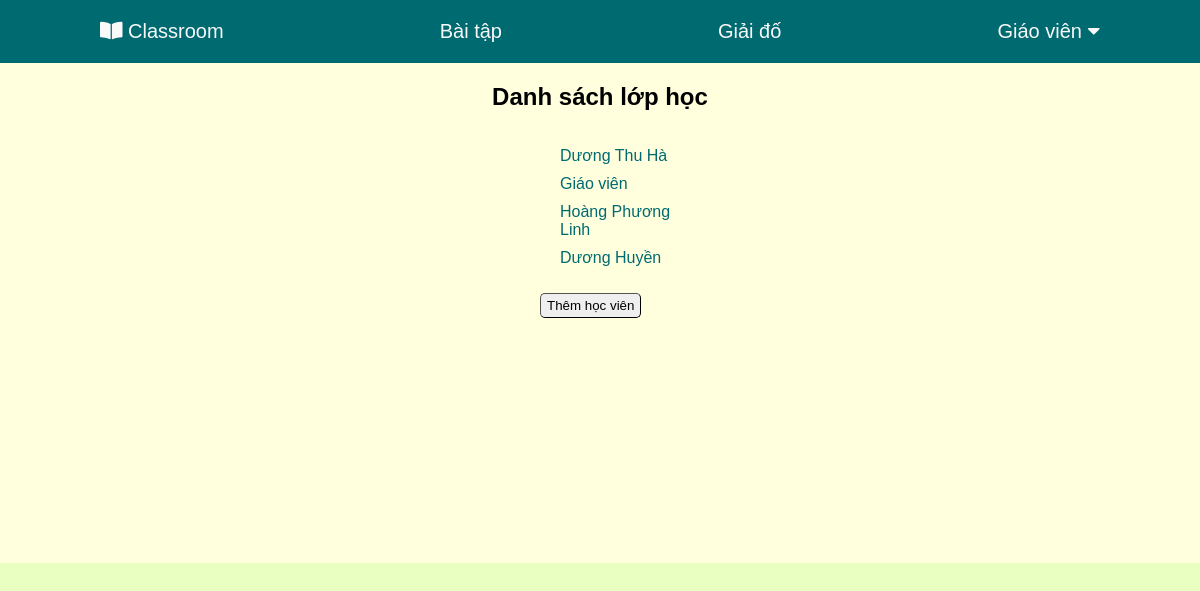
The page /info.php (signed in) on the database its author committed.
### tables this page shows
CREATE TABLE `info` (
  `username` varchar(50) NOT NULL,
  `password` varchar(50) NOT NULL,
  `name` varchar(50) DEFAULT NULL,
  `email` varchar(50) DEFAULT NULL,
  `phone_number` int(15) DEFAULT NULL,
  `id` int(1) NOT NULL
);

### get_info_user_login.php (called while the page is built, shortened)
<?php
$id = $_SESSION['id'];
?>

### info.php (the view, shortened to what this page needs)
<!DOCTYPE html>
<html>
<head>
    <link rel="stylesheet" href="resources/css/page.css">
    <link rel="stylesheet" href="resources/css/list_std.css">
    <link rel="stylesheet" href="https://use.fontawesome.com/releases/v5.6.3/css/all.css">
</head>
<body>
<div class="wrapper">
    <?php include "header.php" ?>
    <div class="container">
        <div class="info">
            <h1 class="header-info">Danh sách lớp học</h1>
            <div class="box-list-std">
                <div style="width: 30%" class="list-std">
                    <ul>
                        <?php include "connect_server.php";
                        $sql = "SELECT * FROM info";
                        $result = $conn->query($sql);
                        ?>
                        <?php
                        while ($rows = $result->fetch_assoc()) {
                            ?>
                            <li>
                                <a class="std" href=<?php echo 'info.php?detail_info=' . $rows['username'] ?>><?php echo $rows['name']; ?></a>
                            </li>
                        <?php } ?>
                    </ul>
                </div>
            </div>
            <?php if ($id == 1) { ?>
            <a href=<?php echo 'info.php?add' ?>>
                <button class="add-std">Thêm học viên</button>
                <?php } ?>
        </div>
    </div>
        <?php include "footer.php";?>
</div>
</body>
</html>

### resources/css/page.css (style rules this page uses)
* { box-sizing: border-box; font-family: Arial, "Helvetica Neue", Helvetica, sans-serif; }
.wrapper { margin: 0; }
body { margin: 0; }
.container { width: 100%; margin: 0; align-items: center; height: 100%; background-color: #ffffdd; height: 500px; }
h1 { margin: 0; padding: 20px; font-size: 24px; }
a { color: #f9f9f9; text-decoration: none; }
input, button { border-width: 1px; border-radius: 5px; height: 25px; }

### resources/css/list_std.css (style rules this page uses)
.header-info { width: 100%; height: 100%; text-align: center; }
.box-list-std { display: flex; justify-content: center; height: 100%; }
ul { list-style-type: none; }
li { margin: 10px 100px; }
.add-std { margin-top: 10px; margin-left: 45%; align-items: center; }
a.std { color: #006a71; }

### rows shown on the page
info: name "Dương Thu Hà"
info: name "Giáo viên"
info: name "Hoàng Phương Linh"
info: name "Dương Huyền"

### other values the page prints
$name "Giáo viên"
